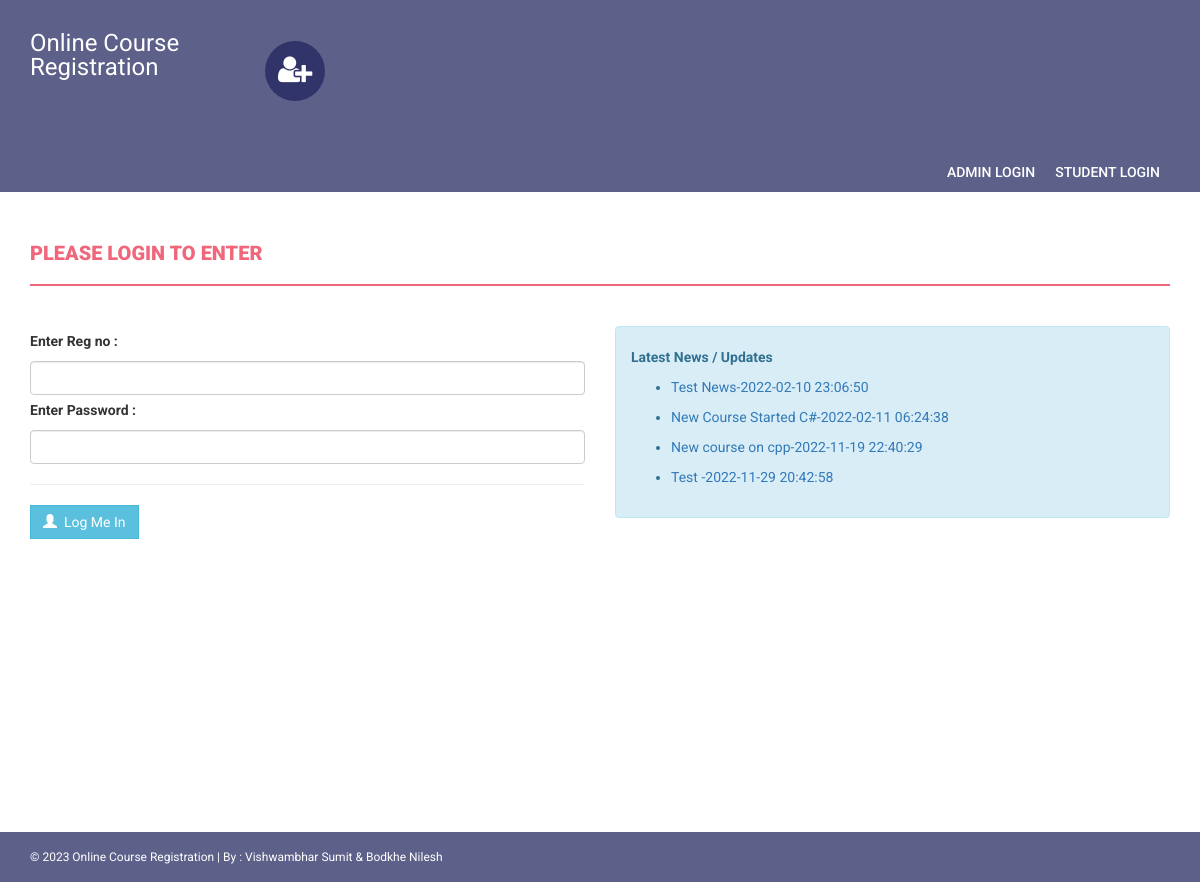
/onlinecourse/index.php, run on the app's committed database.
### tables this page shows
CREATE TABLE IF NOT EXISTS `news` (
  `id` int(11) NOT NULL AUTO_INCREMENT,
  `newstitle` varchar(255) DEFAULT NULL,
  `newsDescription` mediumtext,
  `postingDate` timestamp NULL DEFAULT CURRENT_TIMESTAMP,
  PRIMARY KEY (`id`)
);

### onlinecourse/index.php (the view, shortened to what this page needs)
<!DOCTYPE html>
<html xmlns="http://www.w3.org/1999/xhtml">
<head>
    <link href="assets/css/bootstrap.css" rel="stylesheet" />
    <link href="assets/css/font-awesome.css" rel="stylesheet" />
    <link href="assets/css/style.css" rel="stylesheet" />
</head>
<body>
    <?php include('includes/header.php');?>
<section class="menu-section">
        <div class="container">
            <div class="row">
                <div class="col-md-12">
                    <div class="navbar-collapse collapse ">
                        <ul id="menu-top" class="nav navbar-nav navbar-right">
                             <li><a href="admin/">Admin Login </a></li>
                              <li><a href="index.php">Student Login</a></li>
                        </ul>
                    </div>
                </div>
            </div>
        </div>
    </section>
    <div class="content-wrapper">
        <div class="container">
            <div class="row">
                <div class="col-md-12">
                    <h4 class="page-head-line">Please Login To Enter </h4>
                </div>
            </div>
            <form name="admin" method="post">
            <div class="row">
                <div class="col-md-6">
                     <label>Enter Reg no : </label>
                        <input type="text" name="regno" class="form-control"  />
                        <label>Enter Password :  </label>
                        <input type="password" name="password" class="form-control"  />
                        <hr />
                        <button type="submit" name="submit" class="btn btn-info"><span class="glyphicon glyphicon-user"></span> &nbsp;Log Me In </button>&nbsp;
                </div>
                </form>
                <div class="col-md-6">
                    <div class="alert alert-info">
                         <strong> Latest News / Updates</strong>
                         <marquee direction='up'  scrollamount="2" onmouseover="this.stop();" onmouseout="this.start();">
                        <ul>
                            <?php
$sql=mysqli_query($con,"select * from news");
while($row=mysqli_fetch_array($sql))
{
?>
                            <li>
                              <a href="news-details.php?nid=<?php echo htmlentities($row['id']);?>"><?php echo htmlentities($row['newstitle']);?>-<?php echo htmlentities($row['postingDate']);?></a>
                            </li>
                           <?php } ?>
                        </ul>
                    </marquee>
                    </div>
                                    </div>
            </div>
        </div>
    <?php include('includes/footer.php');?>
</body>
</html>

### onlinecourse/assets/css/style.css (style rules this page uses)
body { font-family: 'Roboto', sans-serif; line-height: 30px; }
.content-wrapper { margin-top: 40px; min-height: 600px; padding-bottom: 60px; }
.page-head-line { font-weight: 900; padding-bottom: 20px; border-bottom: 2px solid #F0677C; text-transform: uppercase; color: #F0677C; font-size: 20px; margin-bottom: 40px; }
.btn { border-radius: 0px; -webkit-border-radius: 0px; -moz-border-radius: 0px; }
.menu-section { background-color:#1f235cb8; }
#menu-top a { color: #FFF; text-decoration: none; font-weight: 500; padding: 10px 10px 10px 10px; text-transform: uppercase; }

### data on the page
news: newstitle "Test News", postingDate "2022-02-10 23:06:50"
news: newstitle "New Course Started C#", postingDate "2022-02-11 06:24:38"
news: newstitle "New course on cpp", postingDate "2022-11-19 22:40:29"
news: newstitle "Test", postingDate "2022-11-29 20:42:58"
